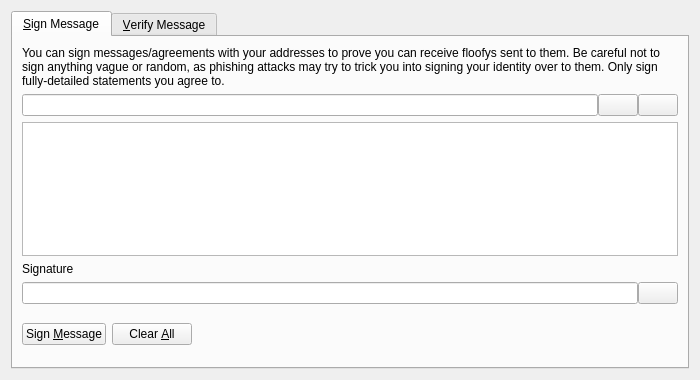
<?xml version="1.0" encoding="UTF-8"?>
<ui version="4.0">
 <class>SignVerifyMessageDialog</class>
 <widget class="QDialog" name="SignVerifyMessageDialog">
  <property name="geometry">
   <rect>
    <x>0</x>
    <y>0</y>
    <width>700</width>
    <height>380</height>
   </rect>
  </property>
  <property name="windowTitle">
   <string>Signatures - Sign / Verify a Message</string>
  </property>
  <property name="modal">
   <bool>true</bool>
  </property>
  <layout class="QVBoxLayout" name="verticalLayout">
   <item>
    <widget class="QTabWidget" name="tabWidget">
     <property name="currentIndex">
      <number>0</number>
     </property>
     <widget class="QWidget" name="tabSignMessage">
      <attribute name="title">
       <string>&amp;Sign Message</string>
      </attribute>
      <layout class="QVBoxLayout" name="verticalLayout_SM">
       <item>
        <widget class="QLabel" name="infoLabel_SM">
         <property name="text">
          <string>You can sign messages/agreements with your addresses to prove you can receive floofys sent to them. Be careful not to sign anything vague or random, as phishing attacks may try to trick you into signing your identity over to them. Only sign fully-detailed statements you agree to.</string>
         </property>
         <property name="textFormat">
          <enum>Qt::PlainText</enum>
         </property>
         <property name="wordWrap">
          <bool>true</bool>
         </property>
        </widget>
       </item>
       <item>
        <layout class="QHBoxLayout" name="horizontalLayout_1_SM">
         <property name="spacing">
          <number>0</number>
         </property>
         <item>
          <widget class="QValidatedLineEdit" name="addressIn_SM">
           <property name="toolTip">
            <string>The Floofy address to sign the message with</string>
           </property>
          </widget>
         </item>
         <item>
          <widget class="QPushButton" name="addressBookButton_SM">
           <property name="toolTip">
            <string>Choose previously used address</string>
           </property>
           <property name="text">
            <string/>
           </property>
           <property name="icon">
            <iconset resource="../bitcoin.qrc">
             <normaloff>:/icons/address-book</normaloff>:/icons/address-book</iconset>
           </property>
           <property name="shortcut">
            <string>Alt+A</string>
           </property>
           <property name="autoDefault">
            <bool>false</bool>
           </property>
          </widget>
         </item>
         <item>
          <widget class="QPushButton" name="pasteButton_SM">
           <property name="toolTip">
            <string>Paste address from clipboard</string>
           </property>
           <property name="text">
            <string/>
           </property>
           <property name="icon">
            <iconset resource="../bitcoin.qrc">
             <normaloff>:/icons/editpaste</normaloff>:/icons/editpaste</iconset>
           </property>
           <property name="shortcut">
            <string>Alt+P</string>
           </property>
           <property name="autoDefault">
            <bool>false</bool>
           </property>
          </widget>
         </item>
        </layout>
       </item>
       <item>
        <widget class="QPlainTextEdit" name="messageIn_SM">
         <property name="toolTip">
          <string>Enter the message you want to sign here</string>
         </property>
        </widget>
       </item>
       <item>
        <widget class="QLabel" name="signatureLabel_SM">
         <property name="text">
          <string>Signature</string>
         </property>
         <property name="textFormat">
          <enum>Qt::PlainText</enum>
         </property>
        </widget>
       </item>
       <item>
        <layout class="QHBoxLayout" name="horizontalLayout_2_SM">
         <property name="spacing">
          <number>0</number>
         </property>
         <item>
          <widget class="QLineEdit" name="signatureOut_SM">
           <property name="font">
            <font>
             <italic>true</italic>
            </font>
           </property>
           <property name="readOnly">
            <bool>true</bool>
           </property>
          </widget>
         </item>
         <item>
          <widget class="QPushButton" name="copySignatureButton_SM">
           <property name="toolTip">
            <string>Copy the current signature to the system clipboard</string>
           </property>
           <property name="text">
            <string/>
           </property>
           <property name="icon">
            <iconset resource="../bitcoin.qrc">
             <normaloff>:/icons/editcopy</normaloff>:/icons/editcopy</iconset>
           </property>
           <property name="autoDefault">
            <bool>false</bool>
           </property>
          </widget>
         </item>
        </layout>
       </item>
       <item>
        <layout class="QHBoxLayout" name="horizontalLayout_3_SM">
         <item>
          <widget class="QPushButton" name="signMessageButton_SM">
           <property name="toolTip">
            <string>Sign the message to prove you own this Floofy address</string>
           </property>
           <property name="text">
            <string>Sign &amp;Message</string>
           </property>
           <property name="icon">
            <iconset resource="../bitcoin.qrc">
             <normaloff>:/icons/edit</normaloff>:/icons/edit</iconset>
           </property>
           <property name="autoDefault">
            <bool>false</bool>
           </property>
          </widget>
         </item>
         <item>
          <widget class="QPushButton" name="clearButton_SM">
           <property name="toolTip">
            <string>Reset all sign message fields</string>
           </property>
           <property name="text">
            <string>Clear &amp;All</string>
           </property>
           <property name="icon">
            <iconset resource="../bitcoin.qrc">
             <normaloff>:/icons/remove</normaloff>:/icons/remove</iconset>
           </property>
           <property name="autoDefault">
            <bool>false</bool>
           </property>
          </widget>
         </item>
         <item>
          <spacer name="horizontalSpacer_1_SM">
           <property name="orientation">
            <enum>Qt::Horizontal</enum>
           </property>
           <property name="sizeHint" stdset="0">
            <size>
             <width>40</width>
             <height>48</height>
            </size>
           </property>
          </spacer>
         </item>
         <item>
          <widget class="QLabel" name="statusLabel_SM">
           <property name="font">
            <font>
             <weight>75</weight>
             <bold>true</bold>
            </font>
           </property>
           <property name="text">
            <string/>
           </property>
           <property name="wordWrap">
            <bool>true</bool>
           </property>
          </widget>
         </item>
         <item>
          <spacer name="horizontalSpacer_2_SM">
           <property name="orientation">
            <enum>Qt::Horizontal</enum>
           </property>
           <property name="sizeHint" stdset="0">
            <size>
             <width>40</width>
             <height>48</height>
            </size>
           </property>
          </spacer>
         </item>
        </layout>
       </item>
      </layout>
     </widget>
     <widget class="QWidget" name="tabVerifyMessage">
      <attribute name="title">
       <string>&amp;Verify Message</string>
      </attribute>
      <layout class="QVBoxLayout" name="verticalLayout_VM">
       <item>
        <widget class="QLabel" name="infoLabel_VM">
         <property name="text">
          <string>Enter the receiver's address, message (ensure you copy line breaks, spaces, tabs, etc. exactly) and signature below to verify the message. Be careful not to read more into the signature than what is in the signed message itself, to avoid being tricked by a man-in-the-middle attack. Note that this only proves the signing party receives with the address, it cannot prove sendership of any transaction!</string>
         </property>
         <property name="textFormat">
          <enum>Qt::PlainText</enum>
         </property>
         <property name="alignment">
          <set>Qt::AlignLeading|Qt::AlignLeft|Qt::AlignTop</set>
         </property>
         <property name="wordWrap">
          <bool>true</bool>
         </property>
        </widget>
       </item>
       <item>
        <layout class="QHBoxLayout" name="horizontalLayout_1_VM">
         <property name="spacing">
          <number>0</number>
         </property>
         <item>
          <widget class="QValidatedLineEdit" name="addressIn_VM">
           <property name="toolTip">
            <string>The Floofy address the message was signed with</string>
           </property>
          </widget>
         </item>
         <item>
          <widget class="QPushButton" name="addressBookButton_VM">
           <property name="toolTip">
            <string>Choose previously used address</string>
           </property>
           <property name="text">
            <string/>
           </property>
           <property name="icon">
            <iconset resource="../bitcoin.qrc">
             <normaloff>:/icons/address-book</normaloff>:/icons/address-book</iconset>
           </property>
           <property name="shortcut">
            <string>Alt+A</string>
           </property>
           <property name="autoDefault">
            <bool>false</bool>
           </property>
          </widget>
         </item>
        </layout>
       </item>
       <item>
        <widget class="QPlainTextEdit" name="messageIn_VM"/>
       </item>
       <item>
        <widget class="QValidatedLineEdit" name="signatureIn_VM"/>
       </item>
       <item>
        <layout class="QHBoxLayout" name="horizontalLayout_2_VM">
         <item>
          <widget class="QPushButton" name="verifyMessageButton_VM">
           <property name="toolTip">
            <string>Verify the message to ensure it was signed with the specified Floofy address</string>
           </property>
           <property name="text">
            <string>Verify &amp;Message</string>
           </property>
           <property name="icon">
            <iconset resource="../bitcoin.qrc">
             <normaloff>:/icons/transaction_0</normaloff>:/icons/transaction_0</iconset>
           </property>
           <property name="autoDefault">
            <bool>false</bool>
           </property>
          </widget>
         </item>
         <item>
          <widget class="QPushButton" name="clearButton_VM">
           <property name="toolTip">
            <string>Reset all verify message fields</string>
           </property>
           <property name="text">
            <string>Clear &amp;All</string>
           </property>
           <property name="icon">
            <iconset resource="../bitcoin.qrc">
             <normaloff>:/icons/remove</normaloff>:/icons/remove</iconset>
           </property>
           <property name="autoDefault">
            <bool>false</bool>
           </property>
          </widget>
         </item>
         <item>
          <spacer name="horizontalSpacer_1_VM">
           <property name="orientation">
            <enum>Qt::Horizontal</enum>
           </property>
           <property name="sizeHint" stdset="0">
            <size>
             <width>40</width>
             <height>48</height>
            </size>
           </property>
          </spacer>
         </item>
         <item>
          <widget class="QLabel" name="statusLabel_VM">
           <property name="font">
            <font>
             <weight>75</weight>
             <bold>true</bold>
            </font>
           </property>
           <property name="text">
            <string/>
           </property>
           <property name="wordWrap">
            <bool>true</bool>
           </property>
          </widget>
         </item>
         <item>
          <spacer name="horizontalSpacer_2_VM">
           <property name="orientation">
            <enum>Qt::Horizontal</enum>
           </property>
           <property name="sizeHint" stdset="0">
            <size>
             <width>40</width>
             <height>48</height>
            </size>
           </property>
          </spacer>
         </item>
        </layout>
       </item>
      </layout>
     </widget>
    </widget>
   </item>
  </layout>
 </widget>
 <customwidgets>
  <customwidget>
   <class>QValidatedLineEdit</class>
   <extends>QLineEdit</extends>
   <header>qvalidatedlineedit.h</header>
  </customwidget>
 </customwidgets>
 <resources>
  <include location="../bitcoin.qrc"/>
 </resources>
 <connections/>
</ui>
